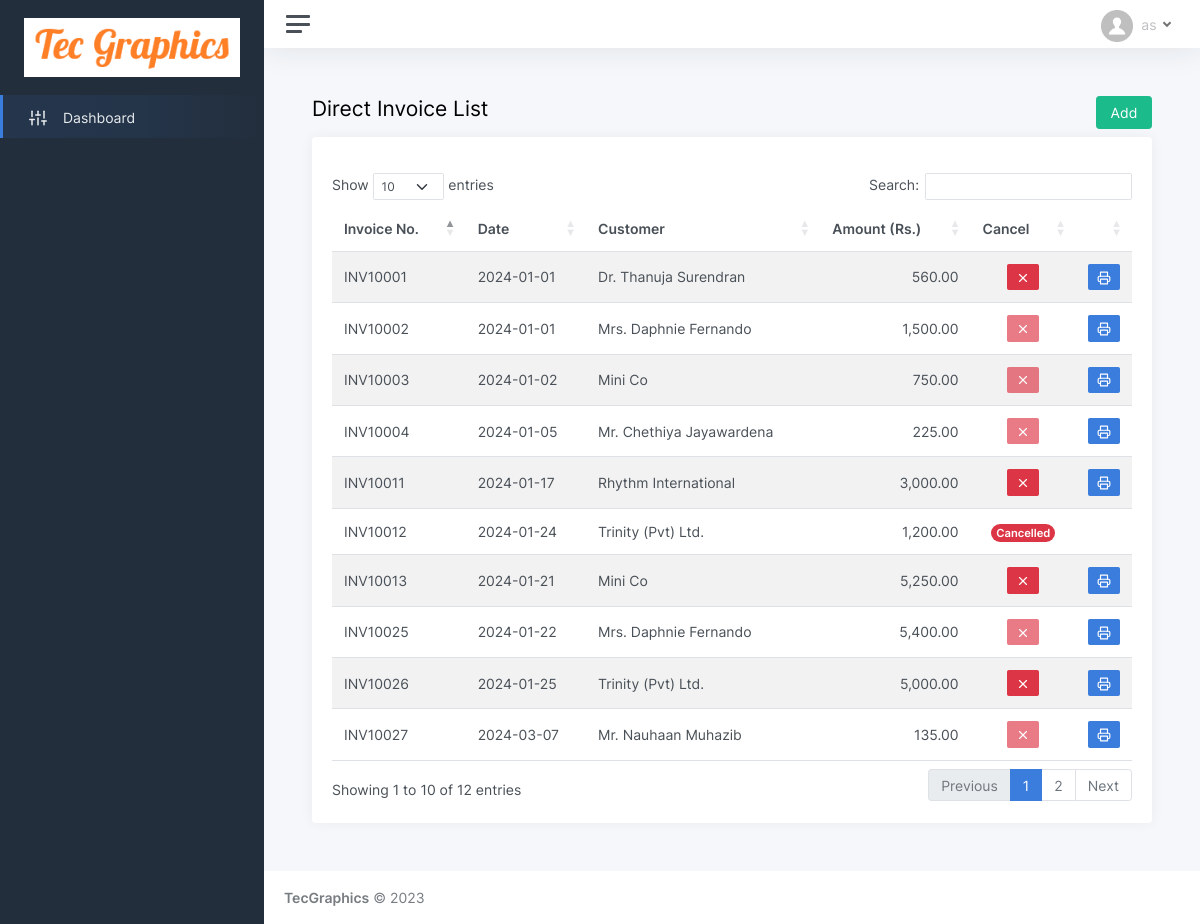
/direct_invoice_list.php, run on the app's committed database.
### tables this page shows
CREATE TABLE IF NOT EXISTS `invoice` (
  `id` int(11) NOT NULL AUTO_INCREMENT,
  `invoice_no` varchar(25) NOT NULL,
  `invoice_date` varchar(25) NOT NULL,
  `jobcard_id` int(11) NOT NULL COMMENT 'id of jobcard table',
  `cus_id` int(11) NOT NULL,
  `subtotal` varchar(25) NOT NULL,
  `dis_per` varchar(25) NOT NULL,
  `discount` varchar(25) NOT NULL,
  `total` varchar(25) NOT NULL,
  `paystatus` varchar(10) NOT NULL DEFAULT 'pending',
  `pay_balance` varchar(25) NOT NULL,
  `log_user` int(11) NOT NULL,
  `log_datetime` varchar(25) NOT NULL,
  `inv_type` varchar(15) NOT NULL DEFAULT 'jobcard',
  `delivery` varchar(10) NOT NULL DEFAULT 'no',
  `cancel` varchar(5) NOT NULL DEFAULT 'no',
  PRIMARY KEY (`id`)
);

CREATE TABLE IF NOT EXISTS `title` (
  `id` int(11) NOT NULL AUTO_INCREMENT,
  `title` varchar(5) NOT NULL,
  PRIMARY KEY (`id`)
);

CREATE TABLE IF NOT EXISTS `customer` (
  `id` int(11) NOT NULL AUTO_INCREMENT,
  `ctype` varchar(5) NOT NULL,
  `title` int(11) NOT NULL,
  `name` varchar(75) NOT NULL,
  `last_name` varchar(50) NOT NULL,
  `mobile` varchar(20) NOT NULL,
  `phone` varchar(20) DEFAULT NULL,
  `fax` varchar(20) NOT NULL,
  `email` varchar(50) NOT NULL,
  `web` varchar(50) NOT NULL,
  `address1` varchar(75) NOT NULL,
  `address2` varchar(75) NOT NULL,
  `address3` varchar(75) NOT NULL,
  `active` varchar(5) NOT NULL DEFAULT 'yes',
  `login` varchar(5) NOT NULL DEFAULT 'no',
  `password` varchar(200) NOT NULL,
  `reg_mode` varchar(10) NOT NULL DEFAULT 'online',
  `reg_date` varchar(25) NOT NULL,
  PRIMARY KEY (`id`),
  KEY `title` (`title`)
);

### direct_invoice_list.php (the view, shortened to what this page needs)
<!DOCTYPE html>
<html lang="en">
<head>
	<?php include('header.php'); ?>
</head>
<body>
	<div class="wrapper">
	<?php include('sidebar.php'); ?>
		<div class="main">
		<?php include('topbar.php'); ?>
			<main class="content">
				<div class="container-fluid p-0">
					<div class="row">
					<h1 class="h3 mb-3 col-10">Direct Invoice List</h1>
					<div class="col-2" align="right"><a href="direct_invoice.php"><button class="btn btn-success">Add</button></a></div>
					</div>
					<div class="row">
						<div class="col-12">
							<div class="card">
								<div class="card-body">
										<div class="row mb-3" id="alert_div">
										</div>
									<table id="datatables-reponsive" class="table table-striped" style="width:100%">
										<thead>
										  <tr>
											<th>Invoice No.</th>
											<th>Date</th>
											<th>Customer</th>
											<th>Amount (Rs.)</th>
											<th>Cancel</th>
											<th>&nbsp;</th>
										  </tr>
										</thead>
										<tbody>
										  <?php
										  $select_req = mysqli_query($con, "SELECT * FROM invoice WHERE inv_type = 'direct'");
										  while($result_req = mysqli_fetch_array($select_req)){
										  $select_cust = mysqli_query($con, "SELECT title, name, last_name FROM customer WHERE id = '{$result_req['cus_id']}'");
										  $result_cust = mysqli_fetch_array($select_cust);
											if($result_cust['title']!='6'){
												$select_title = mysqli_query($con, "SELECT title FROM title WHERE id = '{$result_cust['title']}'");
												$result_title = mysqli_fetch_array($select_title);
												$cusname = $result_title['title'].'. '.$result_cust['name'].' '.$result_cust['last_name'];
											} else {
												$cusname = $result_cust['name'].' '.$result_cust['last_name'];
											}
											if($result_req['total'] != $result_req['pay_balance']){
												$disable = 'disabled';
												$tooltip = 'Payment received';
												$link = "javascript: void(0)";
											} else {
												$disable = '';
												$tooltip = 'Cancel invoice';
												$link = "cancel_direct_invoice.php?iid=".$result_req['id'];
											}
										  ?>
										  <tr>
											<td><?php echo $result_req['invoice_no']; ?></td>
											<td><?php echo $result_req['invoice_date']; ?></td>
											<td><?php echo $cusname; ?></td>
											<td align="right"><?php echo number_format($result_req['total'],2); ?></td>
											<?php if($result_req['cancel'] != 'yes'){ ?>
											<td align="center"><a href="<?php echo $link; ?>" title="<?php echo $tooltip; ?>" ><button class="btn btn-sm btn-danger" <?php echo $disable; ?>><i data-feather="x"></i></button></a></td>
											<td align="center"><a href="print_invoice.php?qid=<?php echo $result_req['id']; ?>" target="_blank"><button type="button" class="btn btn-sm btn-primary" ><i data-feather="printer"></i></button></a></td>
											<?php } else { ?>
											<td align="center"><span class="badge bg-danger rounded-pill">Cancelled</span></td>
											<td align="center">&nbsp;</td>
											<?php } ?>
										  </tr>
										  <?php } ?>
										</tbody>
									</table>
								</div>
							</div>
						</div>
					</div>
				</div>
			</main>
			<?php include('footer.php'); ?>
		</div>
	</div>
</body>
</html>

### data on the page
invoice: invoice_no "INV10001", invoice_date "2024-01-01", title.title "Dr. Thanuja Surendran", total "560.00"
invoice: invoice_no "INV10002", invoice_date "2024-01-01", title.title "Mrs. Daphnie Fernando", total "1,500.00"
invoice: invoice_no "INV10003", invoice_date "2024-01-02", customer.name+last_name "Mini Co", total "750.00"
invoice: invoice_no "INV10004", invoice_date "2024-01-05", title.title "Mr. Chethiya Jayawardena", total "225.00"
invoice: invoice_no "INV10011", invoice_date "2024-01-17", customer.name+last_name "Rhythm International", total "3,000.00"
invoice: invoice_no "INV10012", invoice_date "2024-01-24", customer.name+last_name "Trinity (Pvt) Ltd.", total "1,200.00", cancel "Cancelled"
invoice: invoice_no "INV10013", invoice_date "2024-01-21", customer.name+last_name "Mini Co", total "5,250.00"
invoice: invoice_no "INV10025", invoice_date "2024-01-22", title.title "Mrs. Daphnie Fernando", total "5,400.00"
invoice: invoice_no "INV10026", invoice_date "2024-01-25", customer.name+last_name "Trinity (Pvt) Ltd.", total "5,000.00"
invoice: invoice_no "INV10027", invoice_date "2024-03-07", title.title "Mr. Nauhaan Muhazib", total "135.00"
